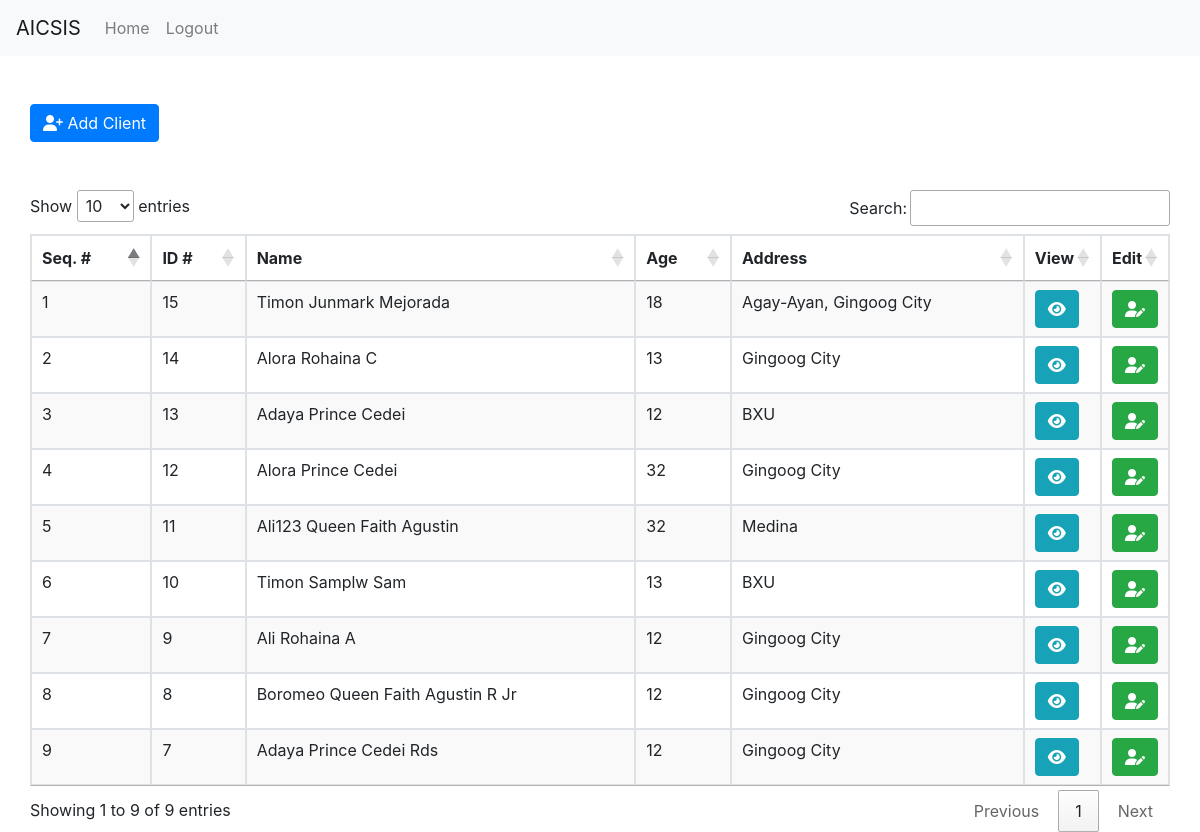
The app's page /admin (signed in), older data.
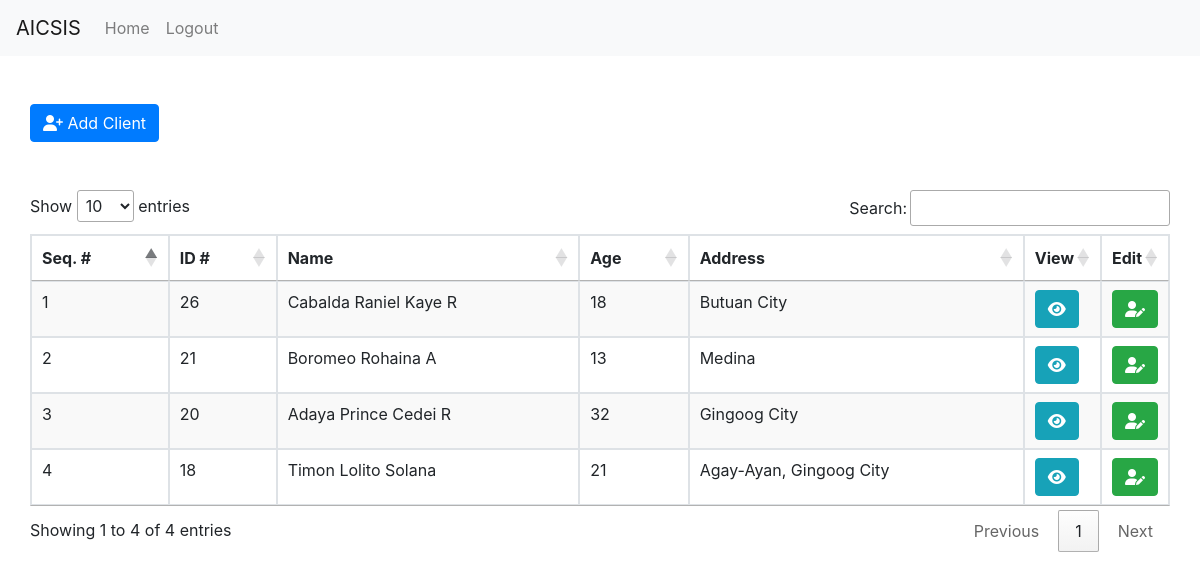
The same page, newer data.
### tables this page shows
CREATE TABLE `tbl_client` (
  `id` int(11) NOT NULL,
  `lname` varchar(255) NOT NULL,
  `fname` varchar(255) NOT NULL,
  `mname` varchar(255) NOT NULL,
  `suffix` varchar(255) DEFAULT NULL,
  `head_family_id` int(11) DEFAULT NULL,
  `age` varchar(3) DEFAULT NULL,
  `relation` varchar(200) NOT NULL,
  `address` varchar(255) NOT NULL,
  `date_created` datetime(5) NOT NULL DEFAULT current_timestamp(5)
);

### admin/index.php (the view, shortened to what this page needs)
<?php
    include('../include/header.php');
    include('../security.php');
    include '../include/navbar.php';
?>
    <div class="container">
        <div class="row">
            <div class="table-responsive mt-5">
                <button type="button" class="btn btn-primary mb-5" data-toggle="modal" data-target="#staticBackdrop">
                    <i class="fa fa-user-plus"></i> Add Client
                </button>
                <table class="table table-bordered stripe" id="dataTable1" width="100%" cellspacing="0">
                    <thead>
                        <tr>
                            <th>Seq. #</th>
                            <th>ID #</th>
                            <th>Name</th>
                            <th>Age</th>
                            <th>Address</th>
                            <th>View</th>
                            <th>Edit</th>
                        </tr>
                    </thead>
                    <tbody>
                        <?php
                            $query = "SELECT id, lname, fname, mname, suffix, head_family_id, age, relation, address FROM tbl_client WHERE head_family_id IS NULL ORDER BY id DESC";
                            $query_run = mysqli_query($connection,$query);
                        ?>
                            <?php
                                $seq = 1;
                                if (mysqli_num_rows($query_run) > 0){
                                    while($row = mysqli_fetch_assoc($query_run)){
                            ?>
                                        <tr style="text-transform: capitalize;">
                                            <td><?php echo htmlspecialchars($seq++); ?> </td>
                                            <td><?php echo htmlspecialchars($row['id']); ?> </td>
                                            <td><?php echo htmlspecialchars($row['lname']." ".$row['fname']. " " .$row['mname']). " " .$row['suffix']; ?> </td>
                                            <td><?php echo htmlspecialchars($row['age']); ?> </td>
                                            <td><?php echo htmlspecialchars($row['address']); ?> </td>
                                            <td width="2%">
                                                <form action="view_client.php" method="post">
                                                    <button  type="submit" name="btn_view_client" class="btn btn-info btn-circle"><i class='fas fa-eye'></i></button>
                                                </form>
                                            </td>
                                            <td width="2%">
                                                <form action="#" method="post">
                                                    <button  type="submit" name="edit_btn" class="btn btn-success btn-circle"><i class="fas fa-user-edit"></i></button>
                                                </form>
                                            </td>
                                        </tr>
                                                <?php
                                    }
                                }else {
                                }
                                        ?>
                    </tbody>
                </table>
                </div>
        </div>
    </div>
<?php
    include('../include/footer.php');
?>

### include/header.php (shortened to what this page needs)
<!doctype html>
<html lang="en">
  <head>
    <link rel="stylesheet" href="https://cdn.jsdelivr.net/npm/bootstrap@4.6.2/dist/css/bootstrap.min.css">
    <link rel="stylesheet" href="https://cdn.datatables.net/1.13.1/css/jquery.dataTables.min.css">
    <link rel="stylesheet" href="https://cdnjs.cloudflare.com/ajax/libs/font-awesome/6.2.1/css/all.min.css" />
  </head>
  <body>

### include/navbar.php (shortened to what this page needs)
<nav class="navbar navbar-expand-lg navbar-light bg-light">
  <a class="navbar-brand" href="index.php">AICSIS</a>
  <div class="collapse navbar-collapse" id="navbarTogglerDemo02">
    <ul class="navbar-nav mr-auto mt-2 mt-lg-0">
      <li class="nav-item">
        <a class="nav-link" href="index.php">Home</a>
      </li>
      <li>
        <form action="../logout.php" method="POST">
          <button type="submit" name="btn_logout" class="nav-link" id="btn_logout">Logout</button>
        </form>
      </li>
    </ul>
  </div>
</nav>

### include/footer.php (shortened to what this page needs)
  </body>
</html>

### include/header.php (style rules this page uses)
#btn_logout { border: none; outline: none; background: none; }

Row changes from the older to the newer data that the page shows:
removed tbl_client: id "15", lname+fname+mname "Timon Junmark Mejorada", age "18", address "Agay-Ayan, Gingoog City"
removed tbl_client: id "14", lname+fname+mname "Alora Rohaina C", age "13", address "Gingoog City"
removed tbl_client: id "13", lname+fname+mname "Adaya Prince Cedei", age "12", address "BXU"
removed tbl_client: id "12", lname+fname+mname "Alora Prince Cedei", age "32", address "Gingoog City"
removed tbl_client: id "11", lname+fname+mname "Ali123 Queen Faith Agustin", age "32", address "Medina"
removed tbl_client: id "10", lname+fname+mname "Timon Samplw Sam", age "13", address "BXU"
removed tbl_client: id "9", lname+fname+mname "Ali Rohaina A", age "12", address "Gingoog City"
removed tbl_client: id "8", lname+fname+mname "Boromeo Queen Faith Agustin R", suffix "Jr", age "12", address "Gingoog City"
removed tbl_client: id "7", lname+fname+mname "Adaya Prince Cedei Rds", age "12", address "Gingoog City"
added tbl_client: id "26", lname+fname+mname "Cabalda Raniel Kaye R", age "18", address "Butuan City"
added tbl_client: id "21", lname+fname+mname "Boromeo Rohaina A", age "13", address "Medina"
added tbl_client: id "20", lname+fname+mname "Adaya Prince Cedei R", age "32", address "Gingoog City"
added tbl_client: id "18", lname+fname+mname "Timon Lolito Solana", age "21", address "Agay-Ayan, Gingoog City"
Text that changed along with them:
text written by a page script: "Show entries Search: Showing 1 to 9 of 9 entries Previous 1 Next" → "Show entries Search: Showing 1 to 4 of 4 entries Previous 1 Next"
